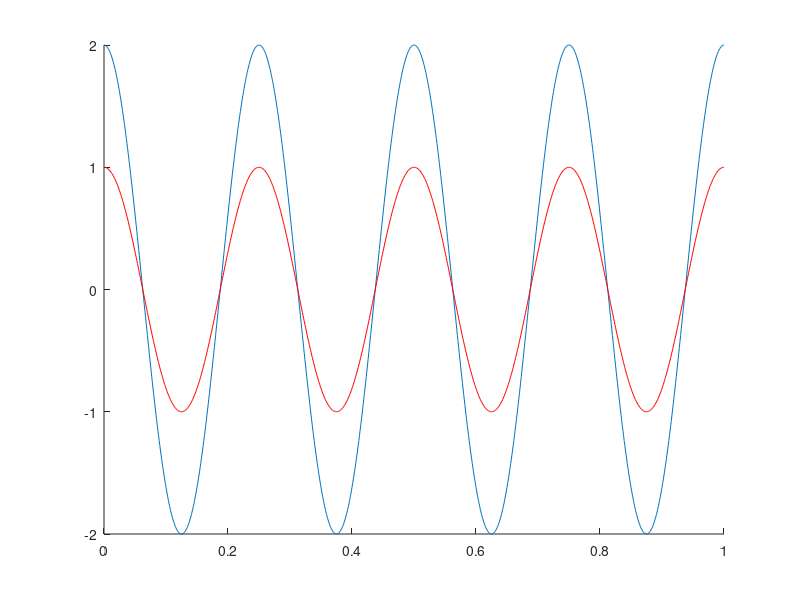
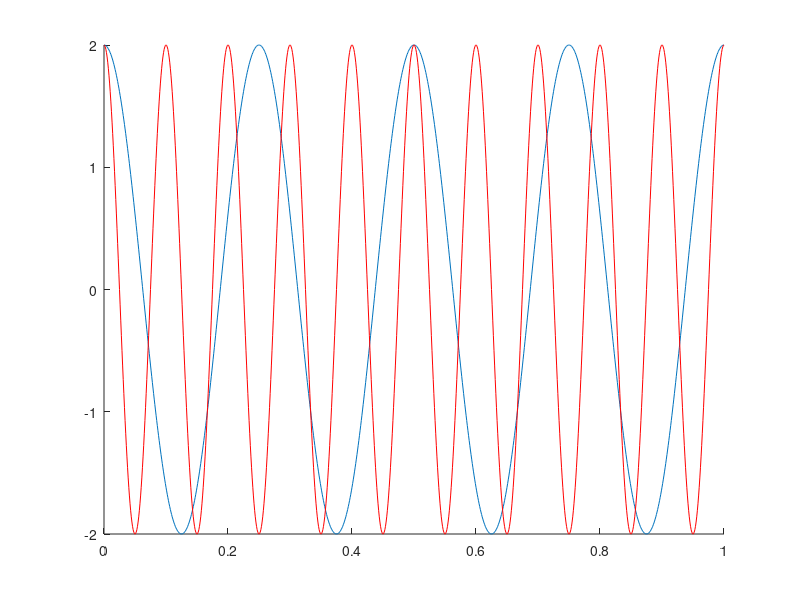
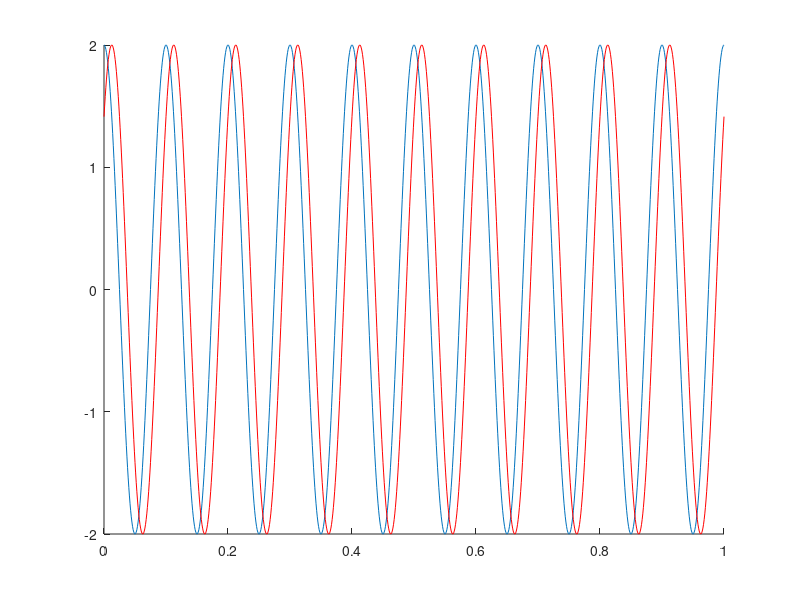
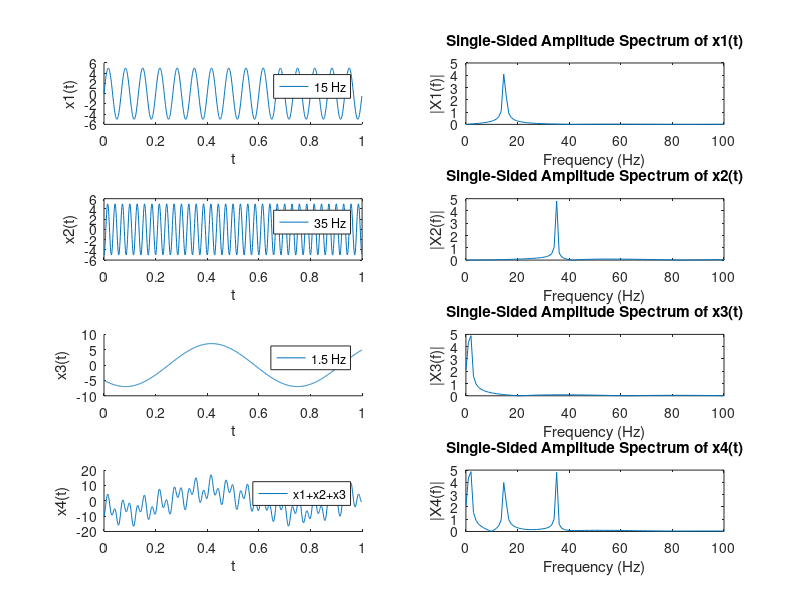

MATLAB code to generate these figures, in order: (Note: this script raises an error after producing the figures.)
%% %%%%%%   In the name of God, the most gracious, the most merciful %%%%%%
%% MATLAB for Brain and Cognitive Psychology Workshope 2023
% Ehsan Rezayat, Ph.D.
% Faculty of Psychology and Education, University of Tehran,
% Institute for Research in Fundamental Sciences (IPM), School of Cognitive Sciences,
% rezayat@ut.ac.ir, rezayat@ipm.ir, erezayat.er@gmail.com 
% Contributed by: Amir.M Mousavi.H, Helia Thaghavi & Fatemeh Fallah
% Amir.harris@sru.ac.ir   heliabsb@gmail.com  fh.fallah90@gmail.com
% last edition : 02/11/2023

%% session #5 Generating Stimuli  

path_code = cd;
addpath(genpath([path_code '\sup']))
%%

%% Example of sin wave

close all
srate = 1000;           % sampling rate in Hz
time = 0:1/srate:1;     % units of seconds
f = 4;                  % units of Hz
a = 2;                  % arbitrary units
th = pi/2;              % in radians
sinewave = a*sin(2*pi*f*time+th);
figure
hold on
plot(time,sinewave)
plot(time,0.5*sinewave,'r')

%% Ferqunecy

f=10;
figure
hold on

plot(time,sinewave)

sinewave = a*sin(2*pi*f*time+th);
plot(time,sinewave,'r')

%% Phase

sinewave = a*sin(2*pi*f*time+th);
sinewave2 = a*sin(2*pi*f*time+th/2);

figure
hold on

plot(time,sinewave)
plot(time,sinewave2,'r')
%%
%% FFT of sin waves

Fs = 1000;                    % Sampling frequency
T = 1/Fs;                     % Sample time
L = 1000;                     % Length of signal
t = (0:L-1)*T;                % Time vector
figure 

subplot(421)
hold on
A= 5;                                             % Amplitude
fe=15;                                          %frequency
w = 2*pi*fe;                              % Angular frequency
phi = 0;                                       % Phase shift
x1 = A*sin(w*t+phi);
plot(t,x1)
xlabel('t')
ylabel('x1(t)')
legend('15 Hz')


subplot(422)
NFFT = 2^nextpow2(L); % Next power of 2 from length of y
Y = fft(x1,NFFT)/L;
f = Fs/2*linspace(0,1,NFFT/2+1);
% Plot single-sided amplitude spectrum.
plot(f,2*abs(Y(1:NFFT/2+1))) 
title('Single-Sided Amplitude Spectrum of x1(t)')
xlabel('Frequency (Hz)')
ylabel('|X1(f)|')
axis([0 100 ylim])

subplot(423)
A= 5; 
w = 2*pi*35; 
phi =3*pi/2 ;
x2 = A*sin(w*t+phi);
plot(t,x2)
xlabel('t')
ylabel('x2(t)')
legend('35 Hz')


subplot(424)
NFFT = 2^nextpow2(L); % Next power of 2 from length of y
Y = fft(x2,NFFT)/L;
f = Fs/2*linspace(0,1,NFFT/2+1);
% Plot single-sided amplitude spectrum.
plot(f,2*abs(Y(1:NFFT/2+1))) 
title('Single-Sided Amplitude Spectrum of x2(t)')
xlabel('Frequency (Hz)')
ylabel('|X2(f)|')
axis([0 100 ylim])

subplot(425)
hold on
A= 7; 
w = 2*pi*1.5;
phi =2.5*pi/2 ;
x3 = A*sin(w*t+phi);
plot(t,x3)
legend('1.5 Hz')
xlabel('t')
ylabel('x3(t)')

subplot(426)
NFFT = 2^nextpow2(L); % Next power of 2 from length of y
Y = fft(x3,NFFT)/L;
f = Fs/2*linspace(0,1,NFFT/2+1);
% Plot single-sided amplitude spectrum.
plot(f,2*abs(Y(1:NFFT/2+1))) 
title('Single-Sided Amplitude Spectrum of x3(t)')
xlabel('Frequency (Hz)')
ylabel('|X3(f)|')
axis([0 100 ylim])


subplot(427)
hold on
x4 = x1+x2+x3;
plot(t,x4)
xlabel('t')
ylabel('x4(t)')
legend('x1+x2+x3')

subplot(428)
NFFT = 2^nextpow2(L); % Next power of 2 from length of y
Y = fft(x4,NFFT)/L;
f = Fs/2*linspace(0,1,NFFT/2+1);
% Plot single-sided amplitude spectrum.
plot(f,2*abs(Y(1:NFFT/2+1))) 
title('Single-Sided Amplitude Spectrum of x4(t)')
xlabel('Frequency (Hz)')
ylabel('|X4(f)|')
axis([0 100 ylim])
%% FFT of squre waves

Fs = 1000;                    % Sampling frequency
T = 1/Fs;                     % Sample time
L = 1000;                     % Length of signal
t = (0:L-1)*T;            % Time vector
figure 

subplot(421)
hold on
A= 5; 
w = 2*pi*15; 
phi = 0;
x1 = A*sin(w*t+phi);
x1(x1>0)=1;x1(x1<0)=-1;  % OR ==>  y = square(w*t)
hold on
plot(t,x1)
xlabel('t')
ylabel('x1(t)')
legend('15 Hz')


subplot(422)
NFFT = 2^nextpow2(L); % Next power of 2 from length of y
Y1 = fft(x1,NFFT)/L;
f = Fs/2*linspace(0,1,NFFT/2+1);
% Plot single-sided amplitude spectrum.
plot(f,2*abs(Y1(1:NFFT/2+1))) 
title('Single-Sided Amplitude Spectrum of x1(t)')
xlabel('Frequency (Hz)')
ylabel('|X1(f)|')

subplot(423)
hold on
A= abs(Y1(find((abs(f-15)<0.5)))); 
w = 2*pi*15;
phi =0 ;
x2 = A*sin(w*t+phi);
plot(t,x2)
xlabel('t')
ylabel('x2(t)')
legend('15 Hz')


subplot(424)
NFFT = 2^nextpow2(L); % Next power of 2 from length of y
Y = fft(x2,NFFT)/L;
f = Fs/2*linspace(0,1,NFFT/2+1);
% Plot single-sided amplitude spectrum.
plot(f,2*abs(Y(1:NFFT/2+1))) 
title('Single-Sided Amplitude Spectrum of x2(t)')
xlabel('Frequency (Hz)')
ylabel('|X2(f)|')

subplot(425)
hold on
A= abs(Y1(find((abs(f-45)<0.5)))); w = 2*pi*3*15; phi =0 ;
x3 = A*sin(w*t+phi);
plot(t,x3)
legend('45 Hz')
xlabel('t')
ylabel('x3(t)')

subplot(426)
NFFT = 2^nextpow2(L); % Next power of 2 from length of y
Y = fft(x3,NFFT)/L;
f = Fs/2*linspace(0,1,NFFT/2+1);
% Plot single-sided amplitude spectrum.
plot(f,2*abs(Y(1:NFFT/2+1))) 
title('Single-Sided Amplitude Spectrum of x3(t)')
xlabel('Frequency (Hz)')
ylabel('|X3(f)|')


subplot(427)
hold on
x4 = x2+x3;
plot(t,x4)
plot(t,x1)
xlabel('t')
ylabel('x4(t)')
legend('x2+x3')

subplot(428)
NFFT = 2^nextpow2(L); % Next power of 2 from length of y
Y = fft(x4,NFFT)/L;
f = Fs/2*linspace(0,1,NFFT/2+1);
% Plot single-sided amplitude spectrum.
plot(f,2*abs(Y(1:NFFT/2+1))) 
title('Single-Sided Amplitude Spectrum of x4(t)')
xlabel('Frequency (Hz)')
ylabel('|X4(f)|')

%% Reading from wav files
figure
[applauseData, applauseFreq] = psychwavread('Applause.wav');
plot(applauseData)
sound(applauseData,48000);

%% Reading from audio files
figure
[melodyData, melodyFreq ] = audioread('melody.mp3');
plot(melodyData)
sound(melodyData,48000);

%% Creating noise sound file
figure
samplingFreq = 48000;
duration = 5;
whitenoise = rand(1,(samplingFreq * duration));
sound(whitenoise,samplingFreq);
plot(whitenoise)
axis([1 length(whitenoise) -2 2 ])

%% Creating Beep sound file
figure
beep2000 = MakeBeep(2000,3,48000);
sound(beep2000,48000);
plot(beep2000)

%% Creating Beep sound file
figure
beep200 = MakeBeep(200,3,48000);
sound(beep200,48000);
plot(beep200)

%% playing audio file

[melodyData, melodyFreq] = audioread('melody.mp3');
pahandle=PsychPortAudio('Open');

% loads data into buffer
PsychPortAudio('FillBuffer', pahandle, melodyData');
% how many repititions of the sound
repetitions=1;
%starts sound immediatley
PsychPortAudio('Start', pahandle, repetitions,0);
% stop
PsychPortAudio('Stop', pahandle, 1,0);
PsychPortAudio('Close',pahandle);

%% Visual stimuli 

%% Checkboard1
M = [1 2 1 2 1 2 1 2
    2 1 2 1 2 1 2 1
    1 2 1 2 1 2 1 2
    2 1 2 1 2 1 2 1
    1 2 1 2 1 2 1 2
    2 1 2 1 2 1 2 1
    1 2 1 2 1 2 1 2
    2 1 2 1 2 1 2 1];
%% Checkboard2
M=[];
for i = 1:8
    for j = 1:8
        M(i,  j) = mod(i + j,  2) + 1;      % mod(v, 2) returns the residual of v divided by 2
    end
end

%% Checkboard 3
[x, y] = meshgrid(-4:3,  4:-1:-3);
M = mod(x + y,  2) + 1;

%% Preview Checkboard
figure;            % set up a new figure window
image(M);          % display an image described in matrix M
axis('square');    % make the aspect ratio of the image
% square
axis('off');       % turn off all axis lines and markings

lut1 = [0 0 0;  1 1 1]; % define a two row lookup table for
% the color translation of 1,2
colormap(lut1);    % apply the lut to the displayed image

%% Random WhiteNoiseImage
M = 127 + 42*randn(64);
M = uint8(M)  +  1;
showImage(M,   'grayscale');

%% FixationCross
[x,  y] = meshgrid(-128:127,  128:-1:-127);
M = 127*(1- ((y == 0 & x > -8 & x < 8) ...
    |(x == 0 & y > -8 & y < 8))) + 1;
showImage(M,   'grayscale');

%% FixationDot
[x,  y] = meshgrid(-128:127,  128:-1:-127);
M = (x.^2 + y.^2  >= 15^2)*127 + 1;
showImage(M, 'grayscale');

%% Show Image
close all
[M,  map] = imread('\sup\milad.jpg'); %use the function imread to reads the image
showImage(M,   'grayscale');               %use the showImage function to show the image (it is not matlab built-in function)

%% ThreeCLUT
[x, y] = meshgrid(-4:3,  4:-1:-3);
M = mod(x + y,  2) + 1;    % Checkboard

figure;            % set up a new figure window
image(M);          % display an image described in matrix M
axis('square');    % make the aspect ratio of the image
% square
axis('off');       % turn off all axis lines and markings
lut1 = [0 0 0;  1 1 1]; % define a two row lookup table for
% the color translation of 1,2
colormap(lut1);    % apply the lut to the displayed image
% gives control to the user's keyboard
% type "dbcont" at the "K>>" prompt,

figure;            % set up a new figure window
image(M);          % display an image described in matrix M
axis('square');    % make the aspect ratio of the image
% square
axis('off');       % turn off all axis lines and markings
% the program will continue
lut2 = [1 0 0;  0 1 0];  % a new lookup table
colormap(lut2);


figure;            % set up a new figure window
image(M);          % display an image described in matrix M
axis('square');    % make the aspect ratio of the image
% square
axis('off');       % turn off all axis lines and markings
lut3 = [0.6 0.6 0.6;  0.4 0.4 0.4]; %another lookup table
colormap(lut3);

%% RGB to gray converter for image
[M,  map] = imread('\sup\milad.jpg'); %use the function imread to reads the image

M1 = rgb2gray(M);                          %convert RGB image to a grayscale image
showImage(M1,   'grayscale');

%% read Image
close all
img = imread('milad.jpg');
showImage(img, 'grayscale');

%% Image size

[rows, columns, numberOfColorChannels] = size(img);

%% Image resize
figure
Image1 = imread('milad.jpg');
Image2 = imresize(Image1, 0.3);

imshow(Image2)
title('Resized Image')

%% Image crop

figure
IMG1 = imread('milad.jpg');
IMG2 = imcrop(IMG1,[300 400 500 600]); %crop the image in given position
subplot(1,2,1)
imshow(IMG1)
title('Original Image')
subplot(1,2,2)
imshow(IMG2)
title('Cropped Image')
% set(gcf, 'Units', 'Normalized', 'OuterPosition', [0 1 0.5 0.5]);

%% Image Location

close all
fontSize = 20;
% Make 2 images.
Image1 = imread('cameraman.tif');
Image2 = imread('moon.jpg');

% Display image 1 .
subplot(1, 2, 1);
imshow(Image1);
title('cameraman.tif', 'FontSize', fontSize, 'Interpreter', 'None');
% Set up figure properties:
% Enlarge figure to full screen.
set(gcf, 'Units', 'Normalized', 'OuterPosition', [0 0 1 1]);
% Display image 2.
subplot(1, 2, 2);
imshow(Image2);
title('moon.jpg', 'FontSize', fontSize, 'Interpreter', 'None');

%% Merging two image
close all

Image3 = imfuse(Image1,Image2,'blend','Scaling','joint');


subplot(1, 2, 1);
imshow(Image3)

Image3 = imfuse(Image1,Image2,'falsecolor','Scaling','joint','ColorChannels',[2 1 2]);
subplot(1, 2, 2);
imshow(Image3)

%%  NoiseMasking
close all

M = imread('milad.jpg');
M1 = rgb2gray(M);
Mn = mean2(M1);
Sz = size(M);
% Generating a white Gaussian noise image with standard deviation s

s = 3;
noiseI = s*randn(Sz(1),  Sz(2));
M2 = uint8(double(M1) + noiseI);  % noise is double, so make M1
% double, too
showImage(M2,'grayscale');

s = 50;
noiseI = s*randn(Sz(1),  Sz(2));
M3 = uint8(double(M1) + noiseI);
showImage(M3,'grayscale');

%% Pixel scrambled
close all
M = imread('milad.jpg');

M1 = rgb2gray(M); %convert RGB image to a grayscale image
showImage(M1,   'grayscale');
[xs,ys] = size(M1);
object_ = M1(:);
object_=object_(randperm(size(object_,1),size(object_,1)));
reconstruct_img =reshape(object_,xs,ys);


imshow(reconstruct_img,[]);

%% Phase scrambled
close all
M = imread('milad.jpg');

M1 = rgb2gray(M);                          %convert RGB image to a grayscale image
showImage(M1,   'grayscale');
object_fft = fft2(M1);
mag = abs(object_fft);
phase = angle(object_fft);
phase = -pi + (pi+pi) * rand(size(phase)); % Between -pi and pi
clear i 
reconstruct_img = mag.* exp(1i * phase);

phase_scrambled_img = abs(ifft2(reconstruct_img));
imshow(phase_scrambled_img,[]);

%% Texture scrambled
close all
M1 = rgb2gray(M);
if mod(size(M1,1),2)~=0
    M1=  M1(1:end-1,:);
end
if mod(size(M1,2),2)~=0
        M1=  M1(:,1:end-1);

end
Sz = size(M1);

divider = 8;

sp = round(Sz/divider);

imalist= [];
cnt =0;
for i= 1:divider
    for j= 1:divider
    cnt = cnt +1; 
    
      imalist(cnt,:,:) =  M1((i-1)*sp(1)+1:i*sp(1),(j-1)*sp(2)+1:j*sp(2)) ;
    end 
    
end 
imalist = imalist(randperm(size(imalist,1),size(imalist,1)),:,:);
M2 =[];cnt =0;
for i= 1:divider
    for j= 1:divider
    cnt = cnt +1; 
    
      M2((i-1)*sp(1)+1:i*sp(1),(j-1)*sp(2)+1:j*sp(2)) =  squeeze(imalist(cnt,:,:));
    end 
    
end 

showImage(M2,'grayscale');

%% SHINE Toolbox
SHINE

%% SinewaveGratingGabor
figure
c = 0.25;            % contrast of the Gabor
f = 1/32;            % spatial frequency in 1/pixels
t = 15*pi/180;       % tilt of 35 degrees into radians
s = 24;              % standard deviation of the spatial
% window of the Gabor
[x,  y] = meshgrid(-128:127, 128:-1:-127);
M1 = uint8(127*(1 + c*sin(2.0*pi*f*(y*sin(t) + x*cos(t)))));
% uint8 converts the elements of the array into unsigned
% 8-bit integers. Values outside this range are mapped
% to 0 or 255.
showImage(M1,  'grayscale');

%% Gabor
M2 = uint8(127*(1 + c*sin(2.0*pi*f*(y*sin(t) + x*cos(t))) ...
    .*exp(-(x.^2 + y.^2)/2/s^2)));
showImage(M2,   'grayscale');

%%
c = 0.25;            % contrast of the Gabor
f = 2/32;            % spatial frequency in 1/pixels
t = 170*pi/180;       % tilt of 35 degrees into radians
s = 24;              % standard deviation of the spatial
% window of the Gabor
[x,  y] = meshgrid(-128:127, 128:-1:-127);
M1 = uint8(127*(1 + c*sin(2.0*pi*f*(y*sin(t) + x*cos(t)))));
% uint8 converts the elements of the array into unsigned
% 8-bit integers. Values outside this range are mapped
% to 0 or 255.
showImage(M1,  'grayscale');

c = 0.25;            % contrast of the Gabor
f = 2/32;            % spatial frequency in 1/pixels
t = 0*pi/180;       % tilt of 35 degrees into radians
s = 24;              % standard deviation of the spatial
% window of the Gabor
[x,  y] = meshgrid(-128:127, 128:-1:-127);
M2 = uint8(127*(1 + c*sin(2.0*pi*f*(y*sin(t) + x*cos(t)))));
% uint8 converts the elements of the array into unsigned
% 8-bit integers. Values outside this range are mapped
% to 0 or 255.
M3 =M2+M1;
showImage(M3,  'grayscale');


%%
close all
M1 = rgb2gray(M);
fM = fftshift(fft2(M1 - mean2(M1))); %Fourier transformation
Sz = size(M1);
m_fM = abs(fM);     % extract the magnitudes spectrum

%% ContrastModulatedGrating
c = 0.50;
f = 1/32;
[x,  y] = meshgrid(-64:63,  64:-1:-63);
N = 2*(rand(128,128) > 0.5) - 1;
M = uint8(127*(1 + N.*(0.5 + c*sin(2.0*pi*f*x))));
showImage(M, 'grayscale');

